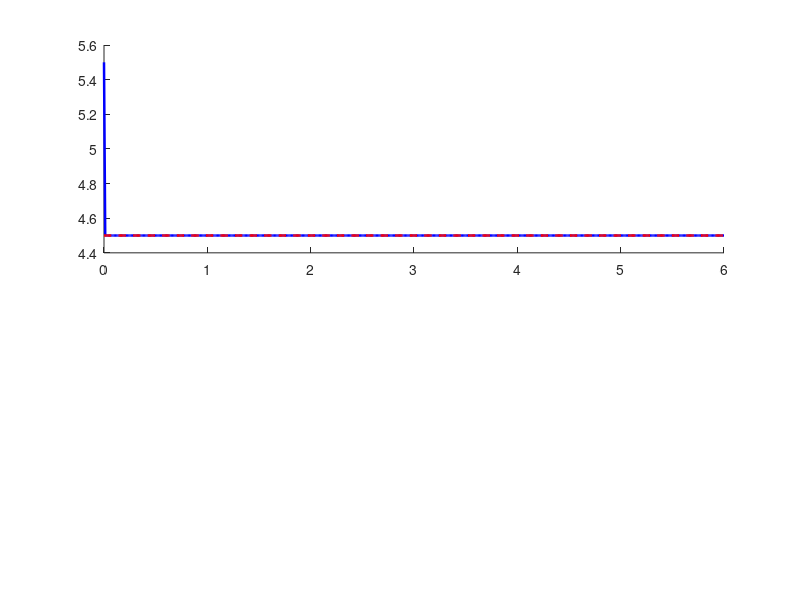

Source code (MATLAB): (Note: this script raises an error after producing the figure.)
% -----------------------------------------------------------------
% SIMULACIÓN EXACTA: 4 CUERDAS PARALELAS CON PULSO Y PORTADORA REFLEJADA
% -----------------------------------------------------------------

% 1. Parámetros teóricos de la onda 
w0 = 1;                   % Frecuencia angular w0 = 1 rad/s
R0 = 2;                   % Frecuencia espacial (2 ciclos/m)
k0 = 2 * pi * R0;         % Número de onda k0 = 4*pi rad/m
v = w0 / k0;              % Velocidad de fase v = 1/(4*pi) m/s
phi0 = 0;                 % Desfase inicial
tau = 1.0;                % Ancho de la ventana pulso h(t)

% 2. Configuración de Puntos Fijos (Paredes) y Desplazamiento
x_walls = [2.0, 3.0, 4.0, 5.0]; 
num_cuerdas = length(x_walls);
y_offsets = [4.5, 3.0, 1.5, 0.0]; % Desplazamiento vertical en el plano Y

% 3. Discretización de ejes (M_space y M_tiempo)
M_space = 512;
C_space = 6.0;
X_axis = linspace(0, C_space, M_space);

max_wall = max(x_walls);
C_tiempo = (2 * max_wall + tau) / v; 
M_tiempo = 350;
T_axis = linspace(0, C_tiempo, M_tiempo);

figure('Position', [100, 50, 950, 750]);

for n = 1:length(T_axis)
    t = T_axis(n);
    
    % --- PANEL 1: VENTANA PULSO RECTANGULAR h(x,t) EN LAS 4 CUERDAS ---
    subplot(2, 1, 1);
    cla; hold on;
    
    for i = 1:num_cuerdas
        xw = x_walls(i);
        off = y_offsets(i);
        
        % Pulso Emitido h_emit(x,t)
        x_front_emit = v * t;
        x_back_emit  = x_front_emit - tau;
        h_emit = (X_axis >= x_back_emit) & (X_axis <= x_front_emit) & (X_axis <= xw);
        
        % Eco Reflejado h_refl(x,t)
        x_front_refl = 2 * xw - v * t;
        x_back_refl  = x_front_refl + tau;
        h_refl = (X_axis >= x_front_refl) & (X_axis <= x_back_refl) & ...
                 (X_axis <= xw) & (X_axis >= 0);
             
        % Graficado de Envolventes h(t)
        line([0 C_space], [off off], 'Color', [0.85 0.85 0.85], 'LineStyle', '--');
        plot(X_axis, h_emit + off, 'b-', 'LineWidth', 1.8);
        plot(X_axis, h_refl + off, 'r--', 'LineWidth', 1.8);
        xline(xw, 'k:', 'LineWidth', 1.2);
    end
    
    hold off;
    xlim([0 C_space]); ylim([-0.5 max(y_offsets) + 2.0]); grid on;
    title(['Ventanas Pulso h(x,t) | M\_space = ', num2str(M_space), ' | t = ', num2str(t, '%.2f'), ' s']);
    ylabel('Envolventes h(t) + Offset');
    legend('Pulso Emitido', 'Eco Reflejado', 'Obstáculo / Pared');

    % --- PANEL 2: PORTADORAS MODULADAS CON INVERSIÓN -1*h(t) ---
    subplot(2, 1, 2);
    cla; hold on;
    
    for i = 1:num_cuerdas
        xw = x_walls(i);
        off = y_offsets(i);
        
        % Envolventes
        x_front_emit = v * t;
        x_back_emit  = x_front_emit - tau;
        h_emit = (X_axis >= x_back_emit) & (X_axis <= x_front_emit) & (X_axis <= xw);
        
        x_front_refl = 2 * xw - v * t;
        x_back_refl  = x_front_refl + tau;
        h_refl = (X_axis >= x_front_refl) & (X_axis <= x_back_refl) & ...
                 (X_axis <= xw) & (X_axis >= 0);
             
        % Portadora Emitida
        carrier_emit = cos(w0 * t - k0 * X_axis + phi0);
        Y_emit = h_emit .* carrier_emit;
        
        % Portadora Reflejada con Inversión de Signo -1*h(t)
        carrier_refl = -1 * cos(w0 * t + k0 * X_axis - 2 * k0 * xw + phi0);
        Y_refl = h_refl .* carrier_refl;
        
        % Graficado de Ondas Moduladas (Azul = Emitida, Roja Punteada = Reflejada)
        line([0 C_space], [off off], 'Color', [0.85 0.85 0.85], 'LineStyle', '--');
        plot(X_axis, Y_emit + off, 'b-', 'LineWidth', 1.8);
        plot(X_axis, Y_refl + off, 'r--', 'LineWidth', 1.8);
        xline(xw, 'k:', 'LineWidth', 1.2);
    end
    
    hold off;
    xlim([0 C_space]); ylim([-1.5 max(y_offsets) + 2.0]); grid on;
    title(['Ondas Moduladas (-1 \cdot h(t) aplicado al signo) | t = ', num2str(t, '%.2f'), ' s de ', num2str(C_tiempo, '%.1f'), ' s']);
    xlabel('Espacio (X\_axis) [m]');
    ylabel('Amplitud Modulada + Offset');
    legend('Portadora Emitida', 'Eco Reflejado (-1 \cdot h(t))', 'Obstáculo / Pared');
    
    drawnow;
end
